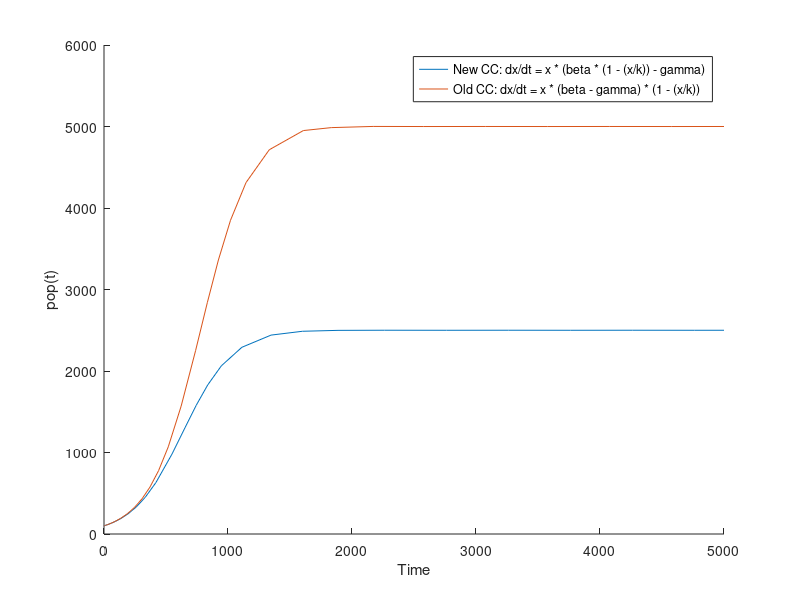

Reproduce this figure in MATLAB.
function [] = popCC ()

    figure();
    hold on;
    [T,Y] = ode23(@popCCNew,[0 5000], 100);
    plot(T,Y)
    
    
    
    [T,Y] = ode23(@popCCOld,[0 5000], 100);
    plot(T,Y)

    xlabel('Time');
    ylabel('pop(t)');
    legend('New CC: dx/dt = x * (beta * (1 - (x/k)) - gamma)','Old CC: dx/dt = x * (beta - gamma) * (1 - (x/k))')

    function dx_dt = popCCNew (t, x)
        beta = 0.01;
        gamma = 0.005;
        k = 5000;
        dx_dt = x * (beta * (1 - (x/k)) - gamma);
    end

    function dx_dt = popCCOld (t, x)
        beta = 0.01;
        gamma = 0.005;
        k = 5000;
        dx_dt = x * (beta - gamma) * (1 - (x/k));
    end

end